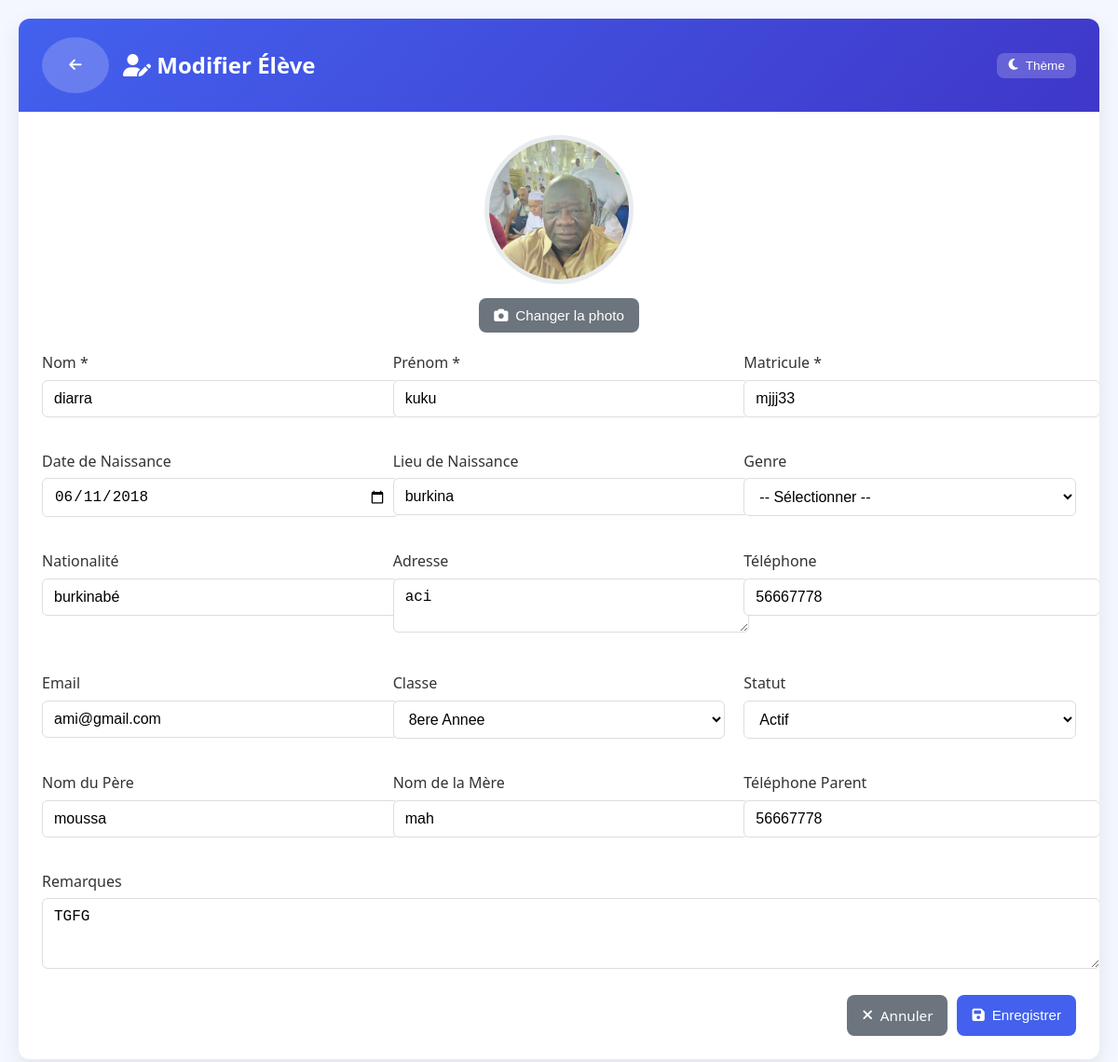
Page /modifier_eleve.php?id=6 on the committed database.
### tables this page shows
CREATE TABLE `eleves` (
  `id` int(11) NOT NULL,
  `nom` varchar(100) DEFAULT NULL,
  `prenom` varchar(100) DEFAULT NULL,
  `photo` varchar(100) NOT NULL,
  `created_at` datetime NOT NULL,
  `date_naissance` date DEFAULT NULL,
  `classe` varchar(100) DEFAULT NULL,
  `genre` enum('M','F') DEFAULT NULL,
  `classe_id` int(11) DEFAULT NULL,
  `matricule` varchar(50) DEFAULT NULL,
  `date_inscription` date DEFAULT NULL,
  `statut` enum('actif','inactif') DEFAULT 'actif',
  `lieu_naissance` varchar(100) DEFAULT NULL,
  `nationalite` varchar(50) DEFAULT NULL,
  `nom_pere` varchar(50) DEFAULT NULL,
  `nom_mere` varchar(50) DEFAULT NULL,
  `tel_parent` varchar(20) DEFAULT NULL,
  `adresse` text DEFAULT NULL,
  `telephone` varchar(20) DEFAULT NULL,
  `email` varchar(100) DEFAULT NULL COMMENT 'Adresse email de l''élève',
  `remarques` text DEFAULT NULL COMMENT 'Remarques et observations sur l''élève'
);

CREATE TABLE `classes` (
  `id` int(11) NOT NULL,
  `nom` varchar(50) DEFAULT NULL,
  `annee` int(11) NOT NULL DEFAULT 1,
  `niveau` varchar(50) DEFAULT NULL
);

### modifier_eleve.php (the view, shortened to what this page needs)
<?php
require_once './functions.php';
$eleveId = intval($_GET['id']);
$classes = [];
try {
    $stmt = $pdo->query("SELECT id, nom FROM classes ORDER BY nom");
    $classes = $stmt->fetchAll(PDO::FETCH_ASSOC);
} catch (PDOException $e) {
    $error = "Erreur lors de la récupération des classes : " . $e->getMessage();
}
try {
    $stmt = $pdo->prepare("SELECT * FROM eleves WHERE id = ?");
    $stmt->execute([$eleveId]);
    $eleve = $stmt->fetch(PDO::FETCH_ASSOC);
} catch (PDOException $e) {
    $error = "Erreur de base de données : " . $e->getMessage();
}
?>
<!DOCTYPE html>
<html lang="fr">
<head>
  <link rel="stylesheet" href="https://cdnjs.cloudflare.com/ajax/libs/font-awesome/6.4.0/css/all.min.css">
</head>
<body>
  <div class="container">
    <div class="card">
      <div class="card-header">
        <div class="header-title">
          <a href="voir_eleve.php?id=<?= $eleveId ?>" class="btn btn-back" title="Retour aux détails">
            <i class="fas fa-arrow-left"></i>
          </a>
          <h2><i class="fas fa-user-edit"></i> Modifier Élève</h2>
        </div>
        <div class="header-actions">
          <button id="themeToggle" class="btn btn-sm" style="background: rgba(255,255,255,0.2); color: white;">
            <i class="fas fa-moon"></i> Thème
          </button>
        </div>
      </div>
      <div class="card-body">
        <?php if ($eleve): ?>
        <div class="form-container">
          <form method="POST" enctype="multipart/form-data">
            <div class="photo-upload">
              <?php if (!empty($eleve['photo'])): ?>
                <img src="<?= htmlspecialchars($eleve['photo']) ?>" id="photoPreview" class="photo-preview" alt="Photo de l'élève">
              <?php else: ?>
                <div id="photoPreview" class="photo-placeholder">
                  <i class="fas fa-user-graduate"></i>
                </div>
              <?php endif; ?>
              <button type="button" class="btn btn-secondary" onclick="document.getElementById('photoInput').click()">
                <i class="fas fa-camera"></i> Changer la photo
              </button>
            </div>
            <div class="form-grid">
              <div class="form-group">
                <label for="nom">Nom *</label>
                <input type="text" id="nom" name="nom" class="form-control" value="<?= htmlspecialchars($eleve['nom']) ?>" required>
              </div>
              <div class="form-group">
                <label for="prenom">Prénom *</label>
                <input type="text" id="prenom" name="prenom" class="form-control" value="<?= htmlspecialchars($eleve['prenom']) ?>" required>
              </div>
              <div class="form-group">
                <label for="matricule">Matricule *</label>
                <input type="text" id="matricule" name="matricule" class="form-control" value="<?= htmlspecialchars($eleve['matricule']) ?>" required>
              </div>
              <div class="form-group">
                <label for="date_naissance">Date de Naissance</label>
                <input type="date" id="date_naissance" name="date_naissance" class="form-control" value="<?= !empty($eleve['date_naissance']) ? htmlspecialchars($eleve['date_naissance']) : '' ?>">
              </div>
              <div class="form-group">
                <label for="lieu_naissance">Lieu de Naissance</label>
                <input type="text" id="lieu_naissance" name="lieu_naissance" class="form-control" value="<?= !empty($eleve['lieu_naissance']) ? htmlspecialchars($eleve['lieu_naissance']) : '' ?>">
              </div>
              <div class="form-group">
                <label for="genre">Genre</label>
                <select id="genre" name="genre" class="form-select">
                  <option value="">-- Sélectionner --</option>
                </select>
              </div>
              <div class="form-group">
                <label for="nationalite">Nationalité</label>
                <input type="text" id="nationalite" name="nationalite" class="form-control" value="<?= !empty($eleve['nationalite']) ? htmlspecialchars($eleve['nationalite']) : '' ?>">
              </div>
              <div class="form-group">
                <label for="adresse">Adresse</label>
                <textarea id="adresse" name="adresse" class="form-control" rows="2"><?= !empty($eleve['adresse']) ? htmlspecialchars($eleve['adresse']) : '' ?></textarea>
              </div>
              <div class="form-group">
                <label for="telephone">Téléphone</label>
                <input type="tel" id="telephone" name="telephone" class="form-control" value="<?= !empty($eleve['telephone']) ? htmlspecialchars($eleve['telephone']) : '' ?>">
              </div>
              <div class="form-group">
                <label for="email">Email</label>
                <input type="email" id="email" name="email" class="form-control" value="<?= !empty($eleve['email']) ? htmlspecialchars($eleve['email']) : '' ?>">
              </div>
              <div class="form-group">
                <label for="classe_id">Classe</label>
                <select id="classe_id" name="classe_id" class="form-select">
                  <?php foreach ($classes as $classe): ?>
                    <option value="<?= $classe['id'] ?>" <?= $eleve['classe_id'] == $classe['id'] ? 'selected' : '' ?>>
                      <?= htmlspecialchars($classe['nom']) ?>
                    </option>
                  <?php endforeach; ?>
                </select>
              </div>
              <div class="form-group">
                <label for="statut">Statut</label>
                <select id="statut" name="statut" class="form-select" required>
                  <option value="actif" <?= $eleve['statut'] === 'actif' ? 'selected' : '' ?>>Actif</option>
                </select>
              </div>
              <div class="form-group">
                <label for="nom_pere">Nom du Père</label>
                <input type="text" id="nom_pere" name="nom_pere" class="form-control" value="<?= !empty($eleve['nom_pere']) ? htmlspecialchars($eleve['nom_pere']) : '' ?>">
              </div>
              <div class="form-group">
                <label for="nom_mere">Nom de la Mère</label>
                <input type="text" id="nom_mere" name="nom_mere" class="form-control" value="<?= !empty($eleve['nom_mere']) ? htmlspecialchars($eleve['nom_mere']) : '' ?>">
              </div>
              <div class="form-group">
                <label for="tel_parent">Téléphone Parent</label>
                <input type="tel" id="tel_parent" name="tel_parent" class="form-control" value="<?= !empty($eleve['tel_parent']) ? htmlspecialchars($eleve['tel_parent']) : '' ?>">
              </div>
            </div>
            <div class="form-group">
              <label for="remarques">Remarques</label>
              <textarea id="remarques" name="remarques" class="form-control" rows="3"><?= !empty($eleve['remarques']) ? htmlspecialchars($eleve['remarques']) : '' ?></textarea>
            </div>
            <div class="form-actions">
              <a href="voir_eleve.php?id=<?= $eleveId ?>" class="btn btn-secondary">
                <i class="fas fa-times"></i> Annuler
              </a>
              <button type="submit" class="btn btn-primary">
                <i class="fas fa-save"></i> Enregistrer
              </button>
            </div>
          </form>
        </div>
        <?php endif; ?>
      </div>
    </div>
  </div>
</body>
</html>

### modifier_eleve.php (style rules this page uses)
:root { --primary: #4361ee; --primary-dark: #3a56d4; --secondary: #3f37c9; --success: #4cc9f0; --warning: #f8961e; --danger: #f72585; --light: #f8f9fa; --dark: #212529; --gray: #6c757d; --border-radius: 12px; --box-shadow: 0 8px 24px rgba(0, 0, 0, 0.08); }
body { font-family: 'Segoe UI', system-ui, -apple-system, sans-serif; background-color: #f5f7ff; color: #333; line-height: 1.6; margin: 0; padding: 20px; }
.container { max-width: 1200px; margin: 0 auto; }
.card { background: white; border-radius: var(--border-radius); box-shadow: var(--box-shadow); overflow: hidden; margin-bottom: 30px; }
.card-header { background: linear-gradient(135deg, var(--primary), var(--secondary)); color: white; padding: 20px 25px; display: flex; justify-content: space-between; align-items: center; }
.header-title { display: flex; align-items: center; gap: 15px; }
.header-actions { display: flex; gap: 10px; }
.card-header h2 { margin: 0; font-weight: 600; font-size: 1.5rem; }
.btn { display: inline-flex; align-items: center; justify-content: center; gap: 8px; padding: 10px 16px; border-radius: 8px; font-weight: 500; cursor: pointer; transition: all 0.2s ease; text-decoration: none; border: none; font-size: 0.95rem; }
.btn-sm { padding: 6px 12px; font-size: 0.85rem; }
.btn-primary { background-color: var(--primary); color: white; }
.btn-secondary { background-color: var(--gray); color: white; }
.btn-back { background: rgba(255, 255, 255, 0.2); color: white; border-radius: 50%; width: 40px; height: 40px; display: flex; align-items: center; justify-content: center; }
.form-container { padding: 25px; }
.form-grid { display: grid; grid-template-columns: repeat(auto-fill, minmax(300px, 1fr)); gap: 20px; margin-bottom: 20px; }
.form-group { margin-bottom: 15px; }
.form-group label { display: block; margin-bottom: 5px; font-weight: 500; }
.form-control { width: 100%; padding: 10px 12px; border: 1px solid #ddd; border-radius: 6px; font-size: 1rem; transition: border-color 0.2s; }
.form-select { width: 100%; padding: 10px 12px; border: 1px solid #ddd; border-radius: 6px; font-size: 1rem; background-color: white; }
.photo-upload { display: flex; flex-direction: column; align-items: center; gap: 15px; margin-bottom: 20px; }
.photo-preview { width: 150px; height: 150px; border-radius: 50%; object-fit: cover; border: 5px solid #e9ecef; }
.form-actions { display: flex; justify-content: flex-end; gap: 10px; margin-top: 20px; }

### rows in the picture
eleves: photo (picture), nom "diarra", prenom "kuku", matricule "mjjj33", date_naissance "06/11/2018", lieu_naissance "burkina", nationalite "burkinabé", adresse "aci", telephone "56667778", email "ami@gmail.com", classe_id "8ere Annee", statut "Actif", nom_pere "moussa", nom_mere "mah", tel_parent "56667778", remarques "TGFG"
